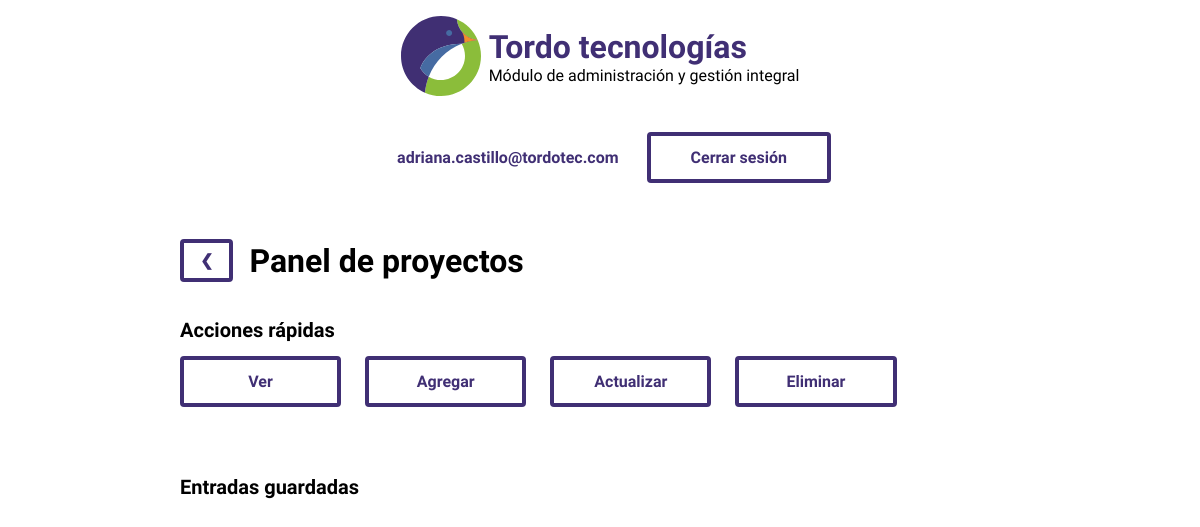
The app's page /proyectos.php (signed in), older data.
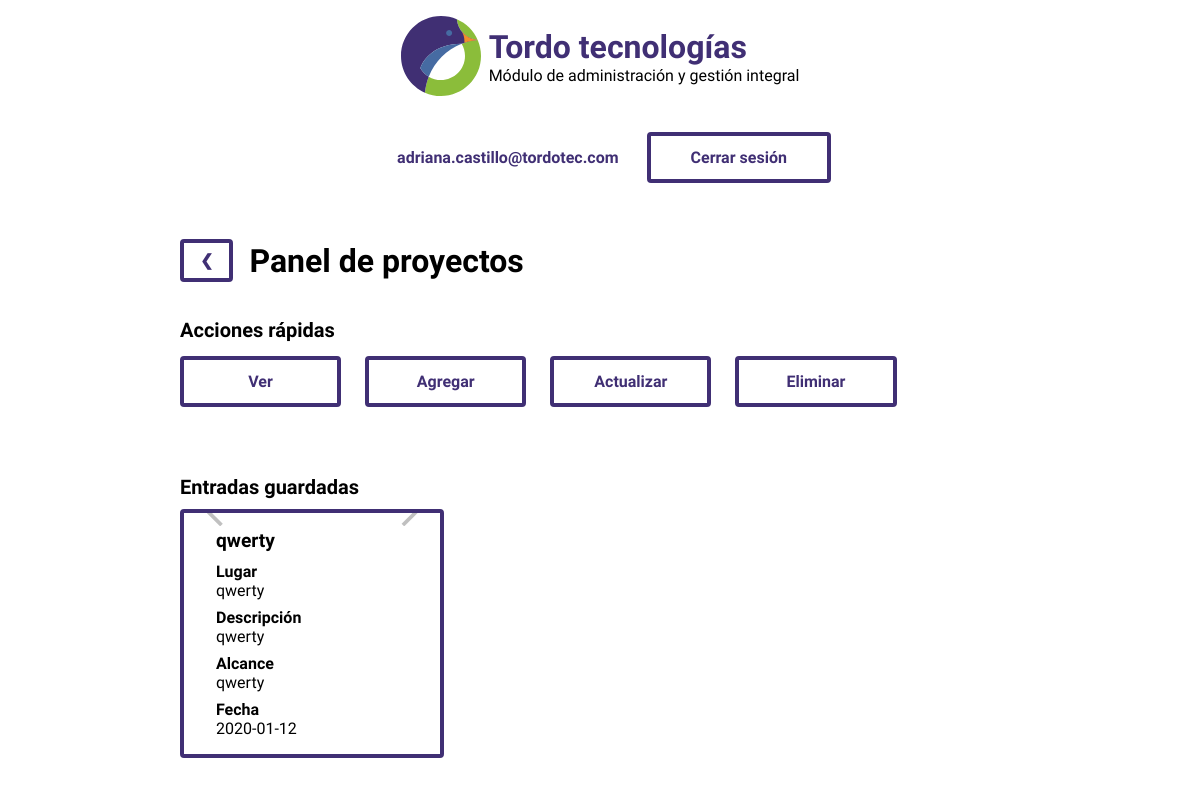
The same page, newer data.
### tables this page shows
CREATE TABLE `proyectos` (
  `id` int(11) NOT NULL,
  `titulo` tinytext NOT NULL,
  `lugar` tinytext NOT NULL,
  `descripcion` longtext NOT NULL,
  `alcance` longtext NOT NULL,
  `fecha` date NOT NULL,
  `imagen1` longtext NOT NULL,
  `imagen2` longtext NOT NULL,
  `imagen3` longtext NOT NULL
);

### proyectos.php (the view, shortened to what this page needs)
<!DOCTYPE html>
<html lang="es-MX">
<head>
    <link rel="stylesheet" href="css/flickity.css">
    <link rel="stylesheet" href="css/panel.css">
</head>
<body>
    <header>
        <div id="navegacion">
            <div class="logotipo">
                <img id="logo" src="img/icons/logo.svg" alt="Logotipo">
                <div>
                    <h1>Tordo tecnologías</h1>
                    <p>Módulo de administración y gestión integral</p>
                </div>
            </div>
            <nav>
                <p id="usuario"><?php echo $_SESSION["correo"];?></p>
                <a href="php/conexion/cerrar.php" class="boton">Cerrar sesión</a>
            </nav>
        </div>
    </header>
    <section id="acciones">
        <div class="migas">
            <a href="inicio.php" class="boton">&#10094;</a>
            <h2>Panel de proyectos</h2>
        </div>
        <h3>Acciones rápidas</h3>
        <div class="gridAcciones">
            <a id="ver" class="boton">Ver</a>
            <a id="agregar" class="boton">Agregar</a>
            <a id="editar" class="boton">Actualizar</a>
            <a id="eliminar" class="boton">Eliminar</a>
        </div>
    </section>
    <section id="panelVer">
        <h3>Entradas guardadas</h3>
        <div class="grid">
            <?php
                include("php/conexion/casper.php");
                $leer = "SELECT * FROM proyectos ORDER BY fecha DESC";
                $query = $conexion->query($leer);
                if ($query == true) {
                    while ($datos = mysqli_fetch_array($query)) {
                        echo <<<END
                        <div class="tarjeta">
                        <div class="tarjetaImagen">
                        <div class="gallery js-flickity" data-flickity-options='{ "wrapAround": true }'>
                        END;
                        echo <<<END
                        </div>
                        </div>
                        <div class="tarjetaCuerpo">
                        <p class="tarjetaTitulo">$datos[1]</p>
                        <p class="tarjetaSubtitulo">Lugar</p>
                        <p class="tarjetaTexto">$datos[2]</p>
                        <p class="tarjetaSubtitulo">Descripción</p>
                        <p class="tarjetaTexto">$datos[3]</p>
                        <p class="tarjetaSubtitulo">Alcance</p>
                        <p class="tarjetaTexto">$datos[4]</p>
                        <p class="tarjetaSubtitulo">Fecha</p>
                        <p class="tarjetaTexto">$datos[5]</p>
                        </div>
                        </div>
                        END;
                    }
                }
            ?>
        </div>
    </section>
</body>
</html>
<?php
die();
?>

Row changes from the older to the newer data that the page shows:
added proyectos: titulo "qwerty", lugar "qwerty", descripcion "qwerty", alcance "qwerty", fecha "2020-01-12"
